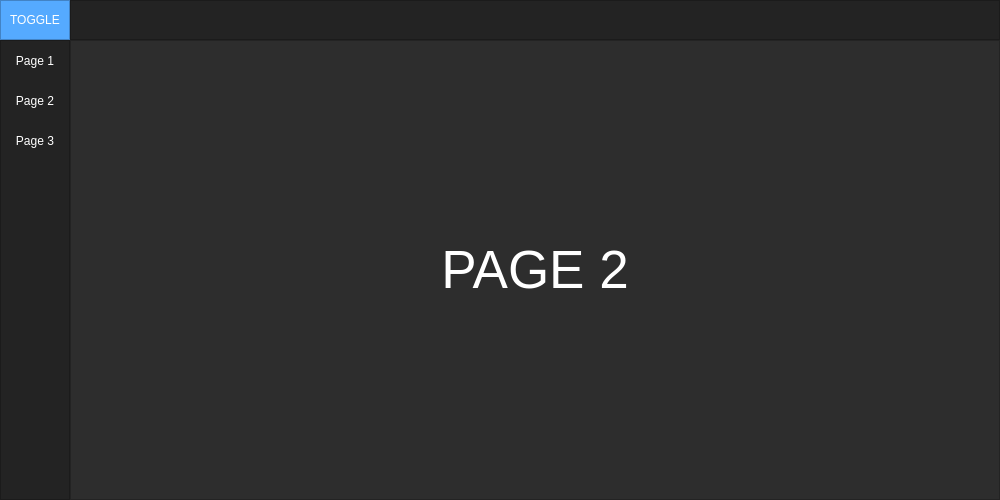
<?xml version="1.0" encoding="UTF-8"?>
<ui version="4.0">
 <class>MainWindow</class>
 <widget class="QMainWindow" name="MainWindow">
  <property name="geometry">
   <rect>
    <x>0</x>
    <y>0</y>
    <width>1000</width>
    <height>500</height>
   </rect>
  </property>
  <property name="minimumSize">
   <size>
    <width>1000</width>
    <height>500</height>
   </size>
  </property>
  <property name="windowTitle">
   <string>MainWindow</string>
  </property>
  <property name="styleSheet">
   <string notr="true">background-color: rgb(45, 45, 45);</string>
  </property>
  <widget class="QWidget" name="centralwidget">
   <layout class="QVBoxLayout" name="verticalLayout">
    <property name="spacing">
     <number>0</number>
    </property>
    <property name="leftMargin">
     <number>0</number>
    </property>
    <property name="topMargin">
     <number>0</number>
    </property>
    <property name="rightMargin">
     <number>0</number>
    </property>
    <property name="bottomMargin">
     <number>0</number>
    </property>
    <item>
     <widget class="QFrame" name="Top_Bar">
      <property name="maximumSize">
       <size>
        <width>16777215</width>
        <height>40</height>
       </size>
      </property>
      <property name="styleSheet">
       <string notr="true">background-color: rgb(35, 35, 35);</string>
      </property>
      <property name="frameShape">
       <enum>QFrame::NoFrame</enum>
      </property>
      <property name="frameShadow">
       <enum>QFrame::Raised</enum>
      </property>
      <layout class="QHBoxLayout" name="horizontalLayout">
       <property name="spacing">
        <number>0</number>
       </property>
       <property name="leftMargin">
        <number>0</number>
       </property>
       <property name="topMargin">
        <number>0</number>
       </property>
       <property name="rightMargin">
        <number>0</number>
       </property>
       <property name="bottomMargin">
        <number>0</number>
       </property>
       <item>
        <widget class="QFrame" name="frame_toggle">
         <property name="maximumSize">
          <size>
           <width>70</width>
           <height>40</height>
          </size>
         </property>
         <property name="styleSheet">
          <string notr="true">background-color: rgb(85, 170, 255);</string>
         </property>
         <property name="frameShape">
          <enum>QFrame::StyledPanel</enum>
         </property>
         <property name="frameShadow">
          <enum>QFrame::Raised</enum>
         </property>
         <layout class="QVBoxLayout" name="verticalLayout_2">
          <property name="spacing">
           <number>0</number>
          </property>
          <property name="leftMargin">
           <number>0</number>
          </property>
          <property name="topMargin">
           <number>0</number>
          </property>
          <property name="rightMargin">
           <number>0</number>
          </property>
          <property name="bottomMargin">
           <number>0</number>
          </property>
          <item>
           <widget class="QPushButton" name="Btn_Toggle">
            <property name="sizePolicy">
             <sizepolicy hsizetype="Expanding" vsizetype="Expanding">
              <horstretch>0</horstretch>
              <verstretch>0</verstretch>
             </sizepolicy>
            </property>
            <property name="styleSheet">
             <string notr="true">color: rgb(255, 255, 255);
border: 0px solid;</string>
            </property>
            <property name="text">
             <string>TOGGLE</string>
            </property>
           </widget>
          </item>
         </layout>
        </widget>
       </item>
       <item>
        <widget class="QFrame" name="frame_top">
         <property name="frameShape">
          <enum>QFrame::StyledPanel</enum>
         </property>
         <property name="frameShadow">
          <enum>QFrame::Raised</enum>
         </property>
        </widget>
       </item>
      </layout>
     </widget>
    </item>
    <item>
     <widget class="QFrame" name="Content">
      <property name="frameShape">
       <enum>QFrame::NoFrame</enum>
      </property>
      <property name="frameShadow">
       <enum>QFrame::Raised</enum>
      </property>
      <layout class="QHBoxLayout" name="horizontalLayout_2">
       <property name="spacing">
        <number>0</number>
       </property>
       <property name="leftMargin">
        <number>0</number>
       </property>
       <property name="topMargin">
        <number>0</number>
       </property>
       <property name="rightMargin">
        <number>0</number>
       </property>
       <property name="bottomMargin">
        <number>0</number>
       </property>
       <item>
        <widget class="QFrame" name="frame_left_menu">
         <property name="minimumSize">
          <size>
           <width>70</width>
           <height>0</height>
          </size>
         </property>
         <property name="maximumSize">
          <size>
           <width>70</width>
           <height>16777215</height>
          </size>
         </property>
         <property name="styleSheet">
          <string notr="true">background-color: rgb(35, 35, 35);</string>
         </property>
         <property name="frameShape">
          <enum>QFrame::StyledPanel</enum>
         </property>
         <property name="frameShadow">
          <enum>QFrame::Raised</enum>
         </property>
         <layout class="QVBoxLayout" name="verticalLayout_3">
          <property name="leftMargin">
           <number>0</number>
          </property>
          <property name="topMargin">
           <number>0</number>
          </property>
          <property name="rightMargin">
           <number>0</number>
          </property>
          <property name="bottomMargin">
           <number>0</number>
          </property>
          <item alignment="Qt::AlignTop">
           <widget class="QFrame" name="frame_top_menus">
            <property name="frameShape">
             <enum>QFrame::NoFrame</enum>
            </property>
            <property name="frameShadow">
             <enum>QFrame::Raised</enum>
            </property>
            <layout class="QVBoxLayout" name="verticalLayout_4">
             <property name="spacing">
              <number>0</number>
             </property>
             <property name="leftMargin">
              <number>0</number>
             </property>
             <property name="topMargin">
              <number>0</number>
             </property>
             <property name="rightMargin">
              <number>0</number>
             </property>
             <property name="bottomMargin">
              <number>0</number>
             </property>
             <item>
              <widget class="QPushButton" name="btn_page_1">
               <property name="minimumSize">
                <size>
                 <width>0</width>
                 <height>40</height>
                </size>
               </property>
               <property name="styleSheet">
                <string notr="true">QPushButton {
	color: rgb(255, 255, 255);
	background-color: rgb(35, 35, 35);
	border: 0px solid;
}
QPushButton:hover {
	background-color: rgb(85, 170, 255);
}</string>
               </property>
               <property name="text">
                <string>Page 1</string>
               </property>
              </widget>
             </item>
             <item>
              <widget class="QPushButton" name="btn_page_2">
               <property name="minimumSize">
                <size>
                 <width>0</width>
                 <height>40</height>
                </size>
               </property>
               <property name="styleSheet">
                <string notr="true">QPushButton {
	color: rgb(255, 255, 255);
	background-color: rgb(35, 35, 35);
	border: 0px solid;
}
QPushButton:hover {
	background-color: rgb(85, 170, 255);
}</string>
               </property>
               <property name="text">
                <string>Page 2</string>
               </property>
              </widget>
             </item>
             <item>
              <widget class="QPushButton" name="btn_page_3">
               <property name="minimumSize">
                <size>
                 <width>0</width>
                 <height>40</height>
                </size>
               </property>
               <property name="styleSheet">
                <string notr="true">QPushButton {
	color: rgb(255, 255, 255);
	background-color: rgb(35, 35, 35);
	border: 0px solid;
}
QPushButton:hover {
	background-color: rgb(85, 170, 255);
}</string>
               </property>
               <property name="text">
                <string>Page 3</string>
               </property>
              </widget>
             </item>
            </layout>
           </widget>
          </item>
         </layout>
        </widget>
       </item>
       <item>
        <widget class="QFrame" name="frame_pages">
         <property name="frameShape">
          <enum>QFrame::StyledPanel</enum>
         </property>
         <property name="frameShadow">
          <enum>QFrame::Raised</enum>
         </property>
         <layout class="QVBoxLayout" name="verticalLayout_5">
          <item>
           <widget class="QStackedWidget" name="stackedWidget">
            <property name="currentIndex">
             <number>1</number>
            </property>
            <widget class="QWidget" name="page_1">
             <layout class="QVBoxLayout" name="verticalLayout_7">
              <item>
               <widget class="QLabel" name="label_1">
                <property name="font">
                 <font>
                  <pointsize>40</pointsize>
                 </font>
                </property>
                <property name="styleSheet">
                 <string notr="true">color: #FFF;</string>
                </property>
                <property name="text">
                 <string>PAGE 1</string>
                </property>
                <property name="alignment">
                 <set>Qt::AlignCenter</set>
                </property>
               </widget>
              </item>
             </layout>
            </widget>
            <widget class="QWidget" name="page_2">
             <layout class="QVBoxLayout" name="verticalLayout_6">
              <item>
               <widget class="QLabel" name="label_2">
                <property name="font">
                 <font>
                  <pointsize>40</pointsize>
                 </font>
                </property>
                <property name="styleSheet">
                 <string notr="true">color: #FFF;</string>
                </property>
                <property name="text">
                 <string>PAGE 2</string>
                </property>
                <property name="alignment">
                 <set>Qt::AlignCenter</set>
                </property>
               </widget>
              </item>
             </layout>
            </widget>
            <widget class="QWidget" name="page_3">
             <layout class="QVBoxLayout" name="verticalLayout_8">
              <item>
               <widget class="QLabel" name="label">
                <property name="font">
                 <font>
                  <pointsize>40</pointsize>
                 </font>
                </property>
                <property name="styleSheet">
                 <string notr="true">color: #FFF;</string>
                </property>
                <property name="text">
                 <string>PAGE 3</string>
                </property>
                <property name="alignment">
                 <set>Qt::AlignCenter</set>
                </property>
               </widget>
              </item>
             </layout>
            </widget>
           </widget>
          </item>
         </layout>
        </widget>
       </item>
      </layout>
     </widget>
    </item>
   </layout>
  </widget>
 </widget>
 <tabstops>
  <tabstop>Btn_Toggle</tabstop>
  <tabstop>btn_page_1</tabstop>
  <tabstop>btn_page_2</tabstop>
  <tabstop>btn_page_3</tabstop>
 </tabstops>
 <resources/>
 <connections/>
</ui>
